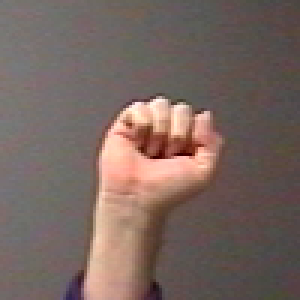
#> input picture data/hand_data/dataset/train/grab/A-uniform13 (또 다른 사본).ppm, 100 x 100 px, given in place of the camera (shown 3 times larger)
$ python collect.py
#> lines starting #> are read from the running program, lines starting #| are printed output that depends on the picture; after the words box and inside, x2 and y2 are one past the last pixel; in counts of white or black regions, pixels touching at a corner belong together
import numpy as np
import cv2
import os

def Webcam_720p():
    cap.set(3,640)
    cap.set(4,480)

cap = cv2.VideoCapture(0) #Set the webcam
Webcam_720p()
path = '/home/iracpc/pytorch_ex/data/hand_data1/dataset/train/up'
count = 1

# 'skin'의 범위 값 설정
lower = np.array([0, 133, 77], dtype = "uint8")
upper = np.array([255, 173, 127], dtype = "uint8")

while True:
    ret, frame= cap.read() #Capture each frame
#> frame is the input picture: shape (100, 100, 3); mean B, G, R 95.8, 102, 119.4
    converted = cv2.cvtColor(frame, cv2.COLOR_BGR2YCrCb)
#> converted: shape (100, 100, 3); mean of channels 0, 1, 2 106.5, 137.2, 122
    skinMask = cv2.inRange(converted, lower, upper)
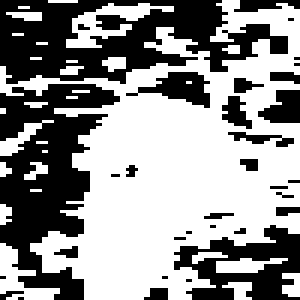
#> skinMask: shape (100, 100) (shown 3 times larger); 57.4% white; 33 black regions (19 under 20 px), largest, box (x1, y1, x2, y2) and area: (0, 0, 96, 28) 1536, (0, 28, 40, 100) 1478, (58, 75, 100, 100) 560
    kernel = cv2.getStructuringElement(cv2.MORPH_ELLIPSE, (11, 11)) # 경계선 찾아주는 곳, 타원 모양으로 매트리스 생성
    skinMask = cv2.dilate(skinMask, kernel, iterations = 1) #SkinMask의 iterations를 두번 반복(잡힌 범위 주변 margin이 뚱뚱해진다)
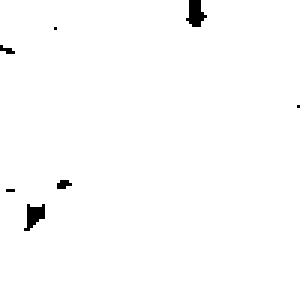
#> skinMask: shape (100, 100) (shown 3 times larger); 99% white; 7 black regions (5 under 20 px)
    skinMask = cv2.GaussianBlur(skinMask, (3, 3), 0)
    contours, _ = cv2.findContours(skinMask,cv2.RETR_EXTERNAL,cv2.CHAIN_APPROX_SIMPLE) #시작점의 X,y좌표와 너비와 높이를 배열에 저장.
#> contours = 1 contour; box (x1, y1, x2, y2) and area: (0, 0, 100, 100) 9778
    rects = [cv2.boundingRect(contour) for contour in contours]
#> rects = [(0, 0, 100, 100)]

    for rect in rects:

        if (rect[2] * rect[3] < 19200) or (rect[2] * rect[3] > 76800):
            continue

        val_H = int((rect[0] + rect[2]) / 8)
        val_V = int((rect[1] + rect[3]) / 8)

        HL = (rect[0] - val_H)
        HR = (rect[0] + rect[2] + val_H)
        VU = (rect[1] - val_V)
        VD = (rect[1] + rect[3] + val_V)

        if HL <= 0:
            HL = 0
        if HR >= 640:
            HR = 640
        if VU <= 0:
            VU = 0
        if VD >= 480:
            VD = 480

        if count % 49 == 0:
            image = frame[VU:VD, HL:HR]
            cv2.imwrite(os.path.join(path,"frame1%d.png" % int(count/49)), image)
            print("image saved!")

        cv2.rectangle(frame, (HL, VU), (HR, VD), (0, 0, 255), 3)
        count += 1
#> this loop made 1 pass
#> after the loop, count = 1

    cv2.imshow("Hand Gesture Recognizer", frame)
    if cv2.waitKey(1) & 0xFF== ord('q'):
#> (key q is pressed here)
        break

cap.release()
cv2.destroyWindow("Hand Gesture Recognizer")

$ run again, on data/hand_data/dataset/train/grab/A-uniform51 (또 다른 사본).ppm
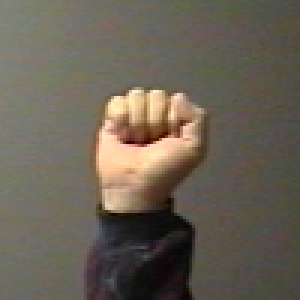
#> input picture data/hand_data/dataset/train/grab/A-uniform51 (또 다른 사본).ppm, 100 x 100 px, given in place of the camera (shown 3 times larger)
#> frame is the input picture: shape (100, 100, 3); mean B, G, R 85, 97.6, 105.3
#> converted: shape (100, 100, 3); mean of channels 0, 1, 2 98.4, 132.9, 120.4
#> `skinMask = cv2.inRange(converted, lower, upper)`:
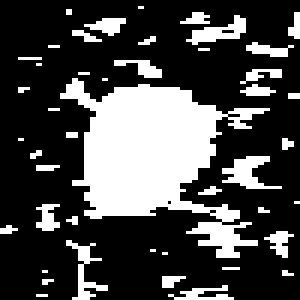
#> skinMask: shape (100, 100) (shown 3 times larger); 28% white; 45 white regions (29 under 20 px), largest, box (x1, y1, x2, y2) and area: (20, 26, 90, 86) 1911, (74, 52, 94, 63) 106, (62, 5, 82, 15) 88
#> `skinMask = cv2.GaussianBlur(skinMask, (3, 3), 0)`:
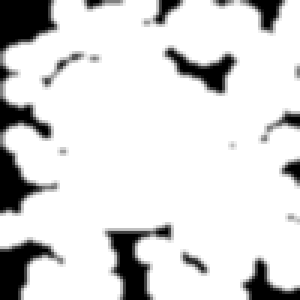
#> skinMask: shape (100, 100) (shown 3 times larger); min 0, max 255, mean 217.2
#> contours = 1 contour; box (x1, y1, x2, y2) and area: (0, 0, 100, 100) 8970
#> rects = [(0, 0, 100, 100)]
#> the loop `for rect in rects: ` made 1 pass
#> after the loop `for rect in rects:`: count = 1
